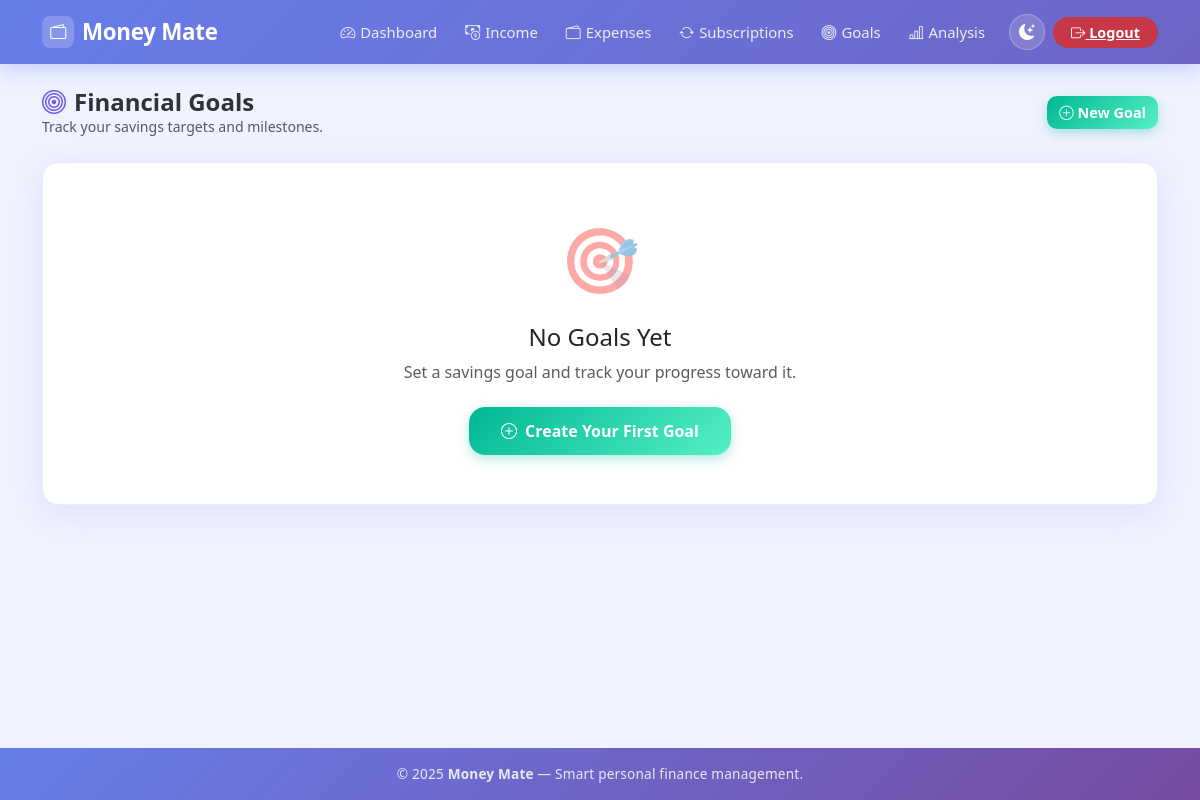
The page /goals (signed in) on the database as committed earlier.
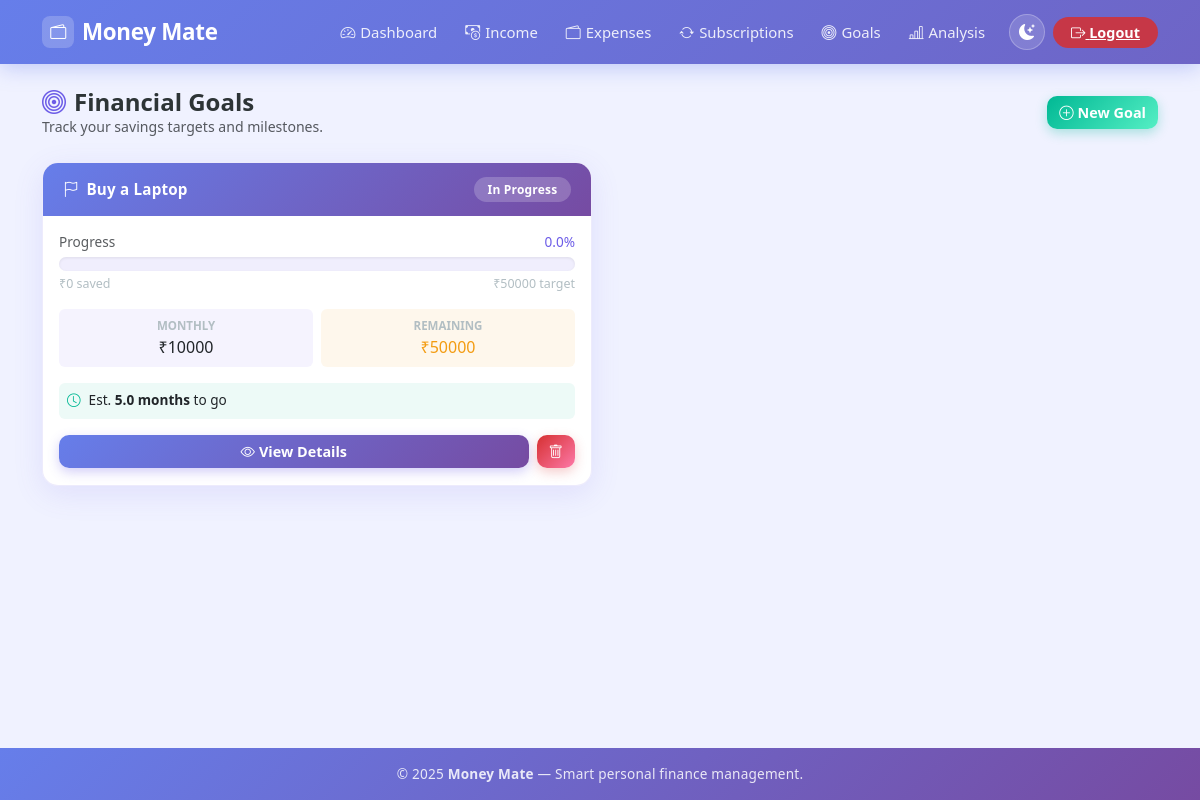
The same page on the database as committed later.
### models.py (models this page shows, shortened)
class Goal(db.Model):
    id = db.Column(db.Integer, primary_key=True)
    user_id = db.Column(db.Integer, db.ForeignKey('user.id'), nullable=False)
    name = db.Column(db.String(200), nullable=False)
    target_amount = db.Column(db.Float, nullable=False)
    saved_amount = db.Column(db.Float, default=0.0)
    monthly_savings = db.Column(db.Float, default=0.0)
    target_date = db.Column(db.DateTime, nullable=True)
    created_at = db.Column(db.DateTime, default=datetime.utcnow)
    @property
    def remaining_amount(self):
        return max(0, self.target_amount - self.saved_amount)
    @property
    def progress_percentage(self):
        if self.target_amount == 0:
            return 0
        return min(100, (self.saved_amount / self.target_amount) * 100)
    @property
    def estimated_months(self):
        if self.monthly_savings <= 0:
            return float('inf')
        return self.remaining_amount / self.monthly_savings

### app.py (the view)
@app.route('/goals')
@login_required
def goals():
    goals = Goal.query.filter_by(user_id=current_user.id).order_by(Goal.created_at.desc()).all()
    return render_template('goals.html', goals=goals)

### app.py (called while the page is built)
@login_manager.user_loader
def load_user(user_id):
    return User.query.get(int(user_id))

### templates/goals.html (shortened to what this page needs)
{% extends "base.html" %}
{% block content %}
<div class="d-flex justify-content-between align-items-center mb-4 fade-in">
  <div>
    <h4 class="fw-bold mb-0" style="color:var(--text-primary);">
      <i class="bi bi-bullseye me-2" style="color:var(--brand-primary);"></i>Financial Goals
    </h4>
    <p class="text-muted mb-0" style="font-size:0.88rem;">Track your savings targets and milestones.</p>
  </div>
  <a href="{{ url_for('add_goal') }}" class="btn btn-success">
    <i class="bi bi-plus-circle me-1"></i>New Goal
  </a>
</div>
{% if goals %}
<div class="row g-3">
  {% for goal in goals %}
  <div class="col-md-6 fade-in" style="animation-delay: {{ loop.index0 * 0.08 }}s;">
    <div class="card h-100 goal-card">
      <div class="card-header d-flex justify-content-between align-items-center">
        <span><i class="bi bi-flag me-2"></i>{{ goal.name }}</span>
        {% if goal.progress_percentage >= 100 %}
          <span class="badge" style="background:rgba(255,255,255,0.25);">🎉 Done!</span>
        {% elif goal.progress_percentage >= 75 %}
          <span class="badge" style="background:rgba(255,255,255,0.25);">Almost!</span>
        {% else %}
          <span class="badge" style="background:rgba(255,255,255,0.2);">In Progress</span>
        {% endif %}
      </div>
      <div class="card-body">
        <div class="mb-3">
          <div class="d-flex justify-content-between mb-1" style="font-size:0.85rem;">
            <span class="text-muted">Progress</span>
            <span class="fw-700" style="color:var(--brand-primary);">{{ "%.1f"|format(goal.progress_percentage) }}%</span>
          </div>
          <div class="progress" style="height:14px;">
          </div>
          <div class="d-flex justify-content-between mt-1" style="font-size:0.78rem;color:var(--text-muted);">
            <span>₹{{ "%.0f"|format(goal.saved_amount) }} saved</span>
            <span>₹{{ "%.0f"|format(goal.target_amount) }} target</span>
          </div>
        </div>
        <div class="row g-2 mb-3">
          <div class="col-6">
            <div class="p-2 rounded text-center" style="background:rgba(108,92,231,0.07);">
              <div style="font-size:0.72rem;font-weight:700;text-transform:uppercase;color:var(--text-muted);">Monthly</div>
              <div class="fw-700" style="font-size:1rem;">₹{{ "%.0f"|format(goal.monthly_savings) }}</div>
            </div>
          </div>
          <div class="col-6">
            <div class="p-2 rounded text-center" style="background:rgba(243,156,18,0.08);">
              <div style="font-size:0.72rem;font-weight:700;text-transform:uppercase;color:var(--text-muted);">Remaining</div>
              <div class="fw-700" style="font-size:1rem;color:#f39c12;">₹{{ "%.0f"|format(goal.remaining_amount) }}</div>
            </div>
          </div>
        </div>
        {% if goal.monthly_savings > 0 %}
        <div class="p-2 rounded mb-3 d-flex align-items-center gap-2" style="background:rgba(0,184,148,0.07);font-size:0.85rem;">
          <i class="bi bi-clock" style="color:#00b894;"></i>
          <span>Est. <strong>{{ "%.1f"|format(goal.estimated_months) }} months</strong> to go</span>
        </div>
        {% endif %}
        <div class="d-flex gap-2">
          <a href="{{ url_for('goal_detail', id=goal.id) }}" class="btn btn-primary flex-grow-1">
            <i class="bi bi-eye me-1"></i>View Details
          </a>
          <a href="{{ url_for('delete_goal', id=goal.id) }}"
             class="btn btn-danger"
             onclick="return confirm('Delete this goal?')">
            <i class="bi bi-trash"></i>
          </a>
        </div>
      </div>
    </div>
  </div>
  {% endfor %}
</div>
{% else %}
<div class="card fade-in">
  <div class="card-body text-center py-5">
    <div style="font-size:4rem;margin-bottom:1rem;opacity:0.4;">🎯</div>
    <h4 class="mb-2">No Goals Yet</h4>
    <p class="text-muted mb-4">Set a savings goal and track your progress toward it.</p>
    <a href="{{ url_for('add_goal') }}" class="btn btn-success btn-lg">
      <i class="bi bi-plus-circle me-2"></i>Create Your First Goal
    </a>
  </div>
</div>
{% endif %}
{% endblock %}

### templates/base.html (shortened to what this page needs)
<!doctype html>
<html lang="en">
<head>
<link href="https://cdn.jsdelivr.net/npm/bootstrap@5.3.0/dist/css/bootstrap.min.css" rel="stylesheet">
<link rel="stylesheet" href="https://cdn.jsdelivr.net/npm/bootstrap-icons@1.11.3/font/bootstrap-icons.min.css">
<link rel="stylesheet" href="{{ url_for('static', filename='style.css') }}">
</head>
<body>
<nav class="navbar navbar-expand-lg navbar-dark creative-navbar">
  <div class="container">
    <a class="navbar-brand brand-logo" href="{{ url_for('index') }}">
      <span class="brand-icon"><i class="bi bi-wallet2"></i></span>
      Money Mate
    </a>
    <div class="collapse navbar-collapse" id="navbarNav">
      <ul class="navbar-nav ms-auto align-items-center gap-1">
        {% if current_user.is_authenticated %}
        <li class="nav-item">
          <a class="nav-link" href="{{ url_for('dashboard') }}"><i class="bi bi-speedometer2"></i> Dashboard</a>
        </li>
        <li class="nav-item">
          <a class="nav-link" href="{{ url_for('add_income') }}"><i class="bi bi-cash-coin"></i> Income</a>
        </li>
        <li class="nav-item">
          <a class="nav-link" href="{{ url_for('add_expense') }}"><i class="bi bi-wallet2"></i> Expenses</a>
        </li>
        <li class="nav-item">
          <a class="nav-link" href="{{ url_for('subscriptions') }}"><i class="bi bi-arrow-repeat"></i> Subscriptions</a>
        </li>
        <li class="nav-item">
          <a class="nav-link" href="{{ url_for('goals') }}"><i class="bi bi-bullseye"></i> Goals</a>
        </li>
        <li class="nav-item">
          <a class="nav-link" href="{{ url_for('analysis') }}"><i class="bi bi-bar-chart-line"></i> Analysis</a>
        </li>
        <li class="nav-item ms-2">
          <button onclick="toggleDark()" class="dark-toggle-btn" title="Toggle dark mode">
            <i class="bi bi-moon-stars-fill" id="darkIcon"></i>
          </button>
        </li>
        <li class="nav-item ms-1">
          <a class="btn-logout" href="{{ url_for('logout') }}">
            <i class="bi bi-box-arrow-right"></i> Logout
          </a>
        </li>
        {% endif %}
      </ul>
    </div>
  </div>
</nav>
<main class="container my-4">
  {% block content %}{% endblock %}
</main>
<footer class="text-center py-3">
  <p>© 2025 <strong>Money Mate</strong> &mdash; Smart personal finance management.</p>
</footer>
</body>
</html>

### static/style.css (style rules this page uses)
:root { --brand-primary: #6C5CE7; --brand-secondary: #a29bfe; --brand-accent: #00b894; --brand-danger: #d63031; --brand-warning: #f39c12; --brand-info: #0984e3; --gradient-brand: linear-gradient(135deg, #667eea 0%, #764ba2 100%); --gradient-green: linear-gradient(135deg, #00b894 0%, #55efc4 100%); --gradient-red: linear-gradient(135deg, #d63031 0%, #fd79a8 100%); --gradient-orange: linear-gradient(135deg, #f39c12 0%, #fdcb6e 100%); --gradient-blue: linear-gradient(135deg, #0984e3 0%, #74b9ff 100%); --bg-page: #f0f2ff; --bg-card: rgba(255, 255, 255, 0.97); --bg-card-hover: #fff; --text-primary: #2d3436; --text-secondary: #636e72; --text-muted: #b2bec3; --border-color: rgba(108, 92, 231, 0.12); --shadow-sm: 0 2px 12px rgba(108, 92, 231, 0.08); --shadow-md: 0 8px 30px rgba(108, 92, 231, 0.12); --shadow-lg: 0 20px 50px rgba(108, 92, 231, 0.18); --shadow-hover: 0 15px 40px rgba(108, 92, 231, 0.22); --radius-sm: 10px; --radius-md: 16px; --radius-lg: 24px; --radius-pill: 50px; --transition: all 0.28s cubic-bezier(0.4, 0, 0.2, 1); }
*, *::before, *::after { box-sizing: border-box; }
body { background: var(--bg-page); font-family: 'Segoe UI', system-ui, -apple-system, sans-serif; color: var(--text-primary); min-height: 100vh; display: flex; flex-direction: column; transition: background 0.3s, color 0.3s; }
main { flex: 1; }
.creative-navbar { background: var(--gradient-brand) !important; background-size: 200% 200% !important; animation: gradientMove 10s ease infinite; box-shadow: 0 4px 20px rgba(102, 126, 234, 0.35); padding: 10px 0; backdrop-filter: blur(12px); }
.brand-logo { font-size: 1.4rem; font-weight: 700; color: white !important; letter-spacing: -0.3px; display: flex; align-items: center; gap: 8px; }
.brand-logo .brand-icon { width: 32px; height: 32px; background: rgba(255,255,255,0.2); border-radius: 8px; display: flex; align-items: center; justify-content: center; font-size: 1rem; }
.nav-link { color: rgba(255, 255, 255, 0.88) !important; font-weight: 500; font-size: 0.93rem; padding: 6px 12px !important; border-radius: var(--radius-sm); transition: var(--transition); display: flex; align-items: center; gap: 5px; }
.btn-logout { background: rgba(214, 48, 49, 0.85); color: white !important; border-radius: var(--radius-pill); padding: 6px 18px; font-weight: 600; font-size: 0.9rem; border: none; transition: var(--transition); }
.dark-toggle-btn { width: 36px; height: 36px; border-radius: 50%; background: rgba(255,255,255,0.15); border: 1px solid rgba(255,255,255,0.25); color: white; display: flex; align-items: center; justify-content: center; cursor: pointer; font-size: 1rem; transition: var(--transition); }
.card { border: 1px solid var(--border-color); border-radius: var(--radius-md); background: var(--bg-card); box-shadow: var(--shadow-md); transition: var(--transition); overflow: hidden; }
.card-header { background: var(--gradient-brand); color: white; font-weight: 600; font-size: 0.95rem; padding: 0.9rem 1.25rem; border: none; display: flex; align-items: center; gap: 8px; letter-spacing: 0.2px; }
.btn { border-radius: var(--radius-sm); font-weight: 600; font-size: 0.9rem; transition: var(--transition); position: relative; overflow: hidden; border: none; cursor: pointer; }
.btn::after { content: ''; position: absolute; inset: 0; background: rgba(255,255,255,0); transition: var(--transition); }
.btn-primary { background: var(--gradient-brand); color: white; box-shadow: 0 4px 12px rgba(108, 92, 231, 0.3); }
.btn-success { background: var(--gradient-green); color: white; box-shadow: 0 4px 12px rgba(0, 184, 148, 0.3); }
.btn-danger { background: var(--gradient-red); color: white; box-shadow: 0 4px 12px rgba(214, 48, 49, 0.25); }
.badge { font-size: 0.75rem; font-weight: 600; padding: 0.4rem 0.85rem; border-radius: var(--radius-pill); letter-spacing: 0.2px; }
.progress { border-radius: var(--radius-pill); background: rgba(108, 92, 231, 0.1); overflow: hidden; box-shadow: inset 0 1px 3px rgba(0,0,0,0.08); }
.fade-in { animation: fadeInUp 0.55s ease both; }
footer { background: var(--gradient-brand); color: rgba(255,255,255,0.85); margin-top: auto; padding: 1.1rem 0; font-size: 0.85rem; letter-spacing: 0.2px; }
footer p { margin: 0; }
.goal-card { border-radius: var(--radius-md); overflow: hidden; position: relative; }

Rows that differ between the two databases and show on the page:
added Goal: name "Buy a Laptop", shows "In Progress", progress_percentage "0.0", saved_amount "0", target_amount "50000", monthly_savings "10000", remaining_amount "50000", estimated_months "5.0"
Other text that changed with them:
text no longer shown: "🎯 No Goals Yet Set a savings goal and track your progress toward it. Create Your First Goal"
